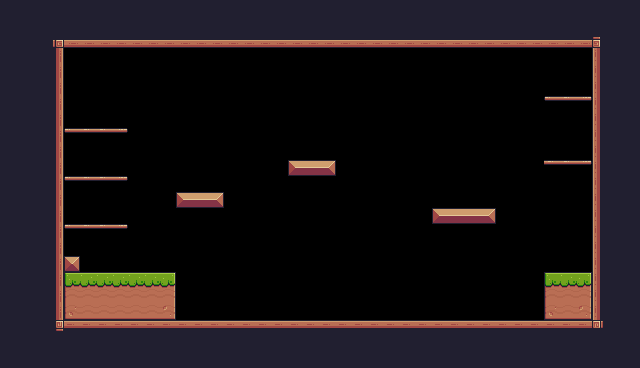

This game map was drawn from its Tiled (.tmx) file and the tilesets committed beside it. A one-line description and the full map source follow:
An orthogonal 40x23 tile map with 16x16 px tiles, 1 tile layer (Background) and 34 objects (10x Fruit, 6x Platform, 3x Heart, 2x Saw, Player, ...).

<map version="1.10" tiledversion="1.10.2" orientation="orthogonal" renderorder="right-down" width="40" height="23" tilewidth="16" tileheight="16" infinite="0" nextlayerid="4" nextobjectid="49">
 <tileset firstgid="1" source="Default Adventure.tsx" />
 <layer id="1" name="Background" width="40" height="23">
  <properties>
   <property name="BackgroundColor" value="Blue" />
  </properties>
  <data encoding="csv">
24,24,24,24,24,24,24,24,24,24,24,24,24,24,24,24,24,24,24,24,24,24,24,24,24,24,24,24,24,24,24,24,24,24,24,24,24,24,24,24,
24,24,24,24,24,24,24,24,24,24,24,24,24,24,24,24,24,24,24,24,24,24,24,24,24,24,24,24,24,24,24,24,24,24,24,24,24,24,24,24,
24,24,24,92,134,134,134,134,134,134,134,134,134,134,134,134,134,134,134,134,134,134,134,134,134,134,134,134,134,134,134,134,134,134,134,134,134,93,24,24,
24,24,24,113,0,0,0,0,0,0,0,0,0,0,0,0,0,0,0,0,0,0,0,0,0,0,0,0,0,0,0,0,0,0,0,0,0,111,24,24,
24,24,24,113,0,0,0,0,0,0,0,0,0,0,0,0,0,0,0,0,0,0,0,0,0,0,0,0,0,0,0,0,0,0,0,0,0,111,24,24,
24,24,24,113,0,0,0,0,0,0,0,0,0,0,0,0,0,0,0,0,0,0,0,0,0,0,0,0,0,0,0,0,0,0,0,0,0,111,24,24,
24,24,24,113,0,0,0,0,0,0,0,0,0,0,0,0,0,0,0,0,0,0,0,0,0,0,0,0,0,0,0,0,0,0,40,41,42,111,24,24,
24,24,24,113,0,0,0,0,0,0,0,0,0,0,0,0,0,0,0,0,0,0,0,0,0,0,0,0,0,0,0,0,0,0,0,0,0,111,24,24,
24,24,24,113,40,41,41,42,0,0,0,0,0,0,0,0,0,0,0,0,0,0,0,0,0,0,0,0,0,0,0,0,0,0,0,0,0,111,24,24,
24,24,24,113,0,0,0,0,0,0,0,0,0,0,0,0,0,0,0,0,0,0,0,0,0,0,0,0,0,0,0,0,0,0,0,0,0,111,24,24,
24,24,24,113,0,0,0,0,0,0,0,0,0,0,0,0,0,0,13,14,15,0,0,0,0,0,0,0,0,0,0,0,0,0,41,41,42,111,24,24,
24,24,24,113,40,41,41,42,0,0,0,0,0,0,0,0,0,0,0,0,0,0,0,0,0,0,0,0,0,0,0,0,0,0,0,0,0,111,24,24,
24,24,112,113,0,0,0,0,0,0,0,13,14,15,0,0,0,0,0,0,0,0,0,0,0,0,0,0,0,0,0,0,0,0,0,0,0,111,24,24,
24,24,112,113,0,0,0,0,0,0,0,0,0,0,0,0,0,0,0,0,0,0,0,0,0,0,0,13,14,14,15,0,0,0,0,0,0,111,24,24,
24,24,112,113,40,41,41,42,0,0,0,0,0,0,0,0,0,0,0,0,0,0,0,0,0,0,0,0,0,0,0,0,0,0,0,0,0,111,24,24,
24,24,112,113,0,0,0,0,0,0,0,0,0,0,0,0,0,0,0,0,0,0,0,0,0,0,0,0,0,0,0,0,0,0,0,0,0,111,24,24,
24,24,112,113,35,0,0,0,0,0,0,0,0,0,0,0,0,0,0,0,0,0,0,0,0,0,0,0,0,0,0,0,0,0,0,0,0,111,24,24,
24,24,24,113,7,8,8,8,8,8,9,0,0,0,0,0,0,0,0,0,0,0,0,0,0,0,0,0,0,0,0,0,0,0,7,8,9,111,24,24,
24,24,24,113,29,30,30,30,30,30,31,0,0,0,0,0,0,0,0,0,0,0,0,0,0,0,0,0,0,0,0,0,0,0,29,30,31,111,24,24,
24,24,24,113,51,52,52,52,52,52,53,0,0,0,0,0,0,0,0,0,0,0,0,0,0,0,0,0,0,0,0,0,0,0,51,52,53,111,24,24,
24,24,24,114,90,90,90,90,90,90,90,90,90,90,90,90,90,90,90,90,90,90,90,90,90,90,90,90,90,90,90,90,90,90,90,90,90,115,24,24,
24,24,24,24,24,24,24,24,24,24,24,24,24,24,24,24,24,24,24,24,24,24,24,24,24,24,24,24,24,24,24,24,24,24,24,24,24,24,24,24,
24,24,24,24,24,24,24,24,24,24,24,24,24,24,24,24,24,24,24,24,24,24,24,24,24,24,24,24,24,24,24,24,24,24,24,24,24,24,24,24
</data>
 </layer>
 <objectgroup id="2" name="Spawnpoints">
  <object id="1" name="Player" type="Player" x="144" y="240" width="32" height="31.3333" />
  <object id="23" name="Bananas" type="Fruit" x="96" y="96" width="32" height="32" />
  <object id="24" name="Orange" type="Fruit" x="96" y="144" width="32" height="32" />
  <object id="25" name="Apple" type="Fruit" x="96" y="192" width="32" height="32" />
  <object id="26" name="Apple" type="Fruit" x="192" y="160" width="32" height="32" />
  <object id="27" name="Apple" type="Fruit" x="288" y="128" width="32" height="32" />
  <object id="28" name="Apple" type="Fruit" x="432" y="176" width="32" height="32" />
  <object id="29" name="Apple" type="Fruit" x="464" y="176" width="32" height="32" />
  <object id="30" name="Apple" type="Fruit" x="448" y="144" width="32" height="32" />
  <object id="31" name="Kiwi" type="Fruit" x="560" y="128" width="32" height="32" />
  <object id="32" name="Kiwi" type="Fruit" x="544" y="64" width="32" height="32" />
  <object id="34" type="Saw" x="304" y="304" width="32" height="32">
   <properties>
    <property name="isVerticle" type="bool" value="false" />
    <property name="offNeg" type="float" value="8" />
    <property name="offPos" type="float" value="13" />
   </properties>
  </object>
  <object id="35" type="Saw" x="368" y="160" width="32" height="32">
   <properties>
    <property name="isVerticle" type="bool" value="true" />
    <property name="offNeg" type="float" value="7" />
    <property name="offPos" type="float" value="4" />
   </properties>
  </object>
  <object id="36" type="Checkpoint" x="528" y="208" width="64" height="64" />
  <object id="45" type="Heart" x="304" y="48" width="16" height="16" />
  <object id="46" type="Heart" x="320" y="48" width="16" height="16" />
  <object id="47" type="Heart" x="336" y="48" width="16" height="16" />
 </objectgroup>
 <objectgroup id="3" name="Collisions">
  <object id="2" x="48" y="48" width="16" height="272" />
  <object id="3" x="64" y="320" width="528" height="16" />
  <object id="4" x="48" y="320" width="16" height="16" />
  <object id="5" x="592" y="32" width="16" height="304" />
  <object id="6" x="48" y="32" width="544" height="16" />
  <object id="7" x="64" y="256" width="16" height="16" />
  <object id="8" x="64" y="272" width="112" height="48" />
  <object id="9" x="544" y="272" width="48" height="48" />
  <object id="10" x="432" y="208" width="64" height="16" />
  <object id="11" x="288" y="160" width="48" height="16" />
  <object id="12" x="176" y="192" width="48" height="16" />
  <object id="14" type="Platform" x="544" y="160" width="48" height="16" />
  <object id="17" type="Platform" x="544" y="160" width="48" height="16" />
  <object id="18" type="Platform" x="544" y="96" width="48" height="16" />
  <object id="20" type="Platform" x="64" y="128" width="64" height="16" />
  <object id="21" type="Platform" x="64" y="176" width="64" height="16" />
  <object id="22" type="Platform" x="64" y="224" width="64" height="16" />
 </objectgroup>
</map>
